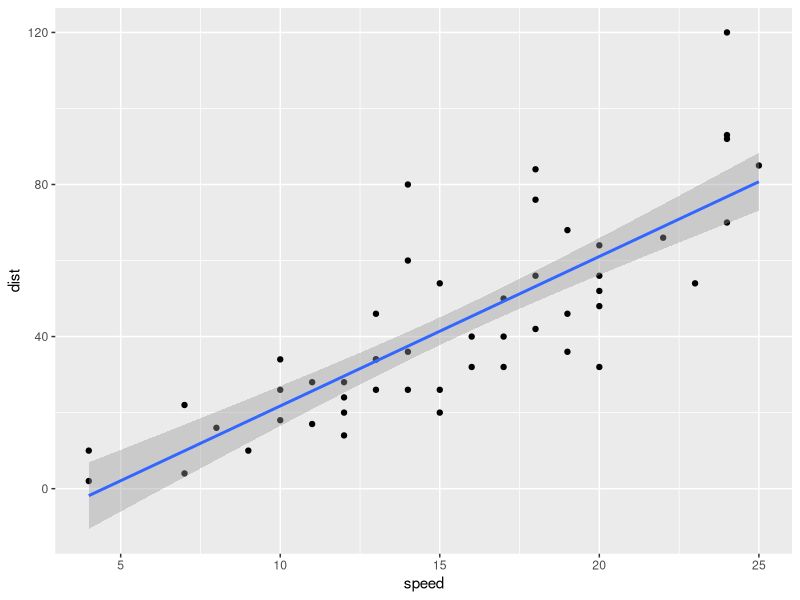
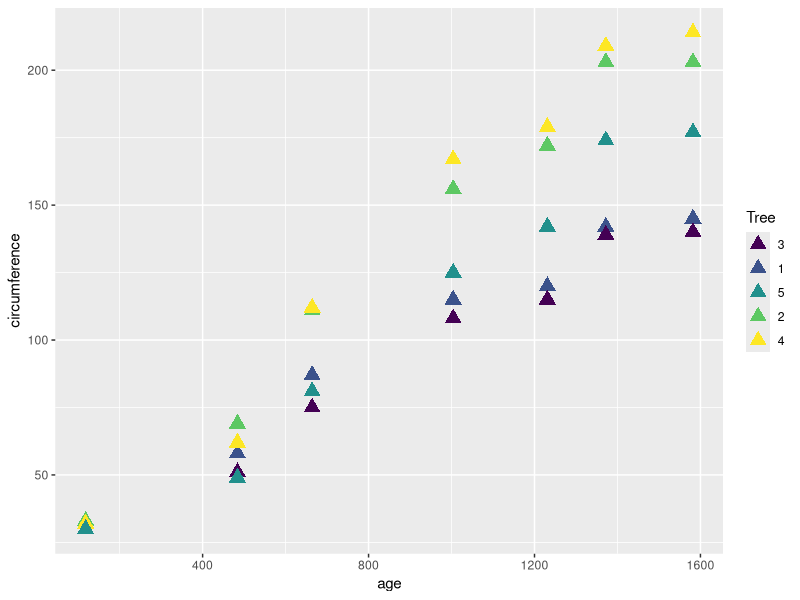
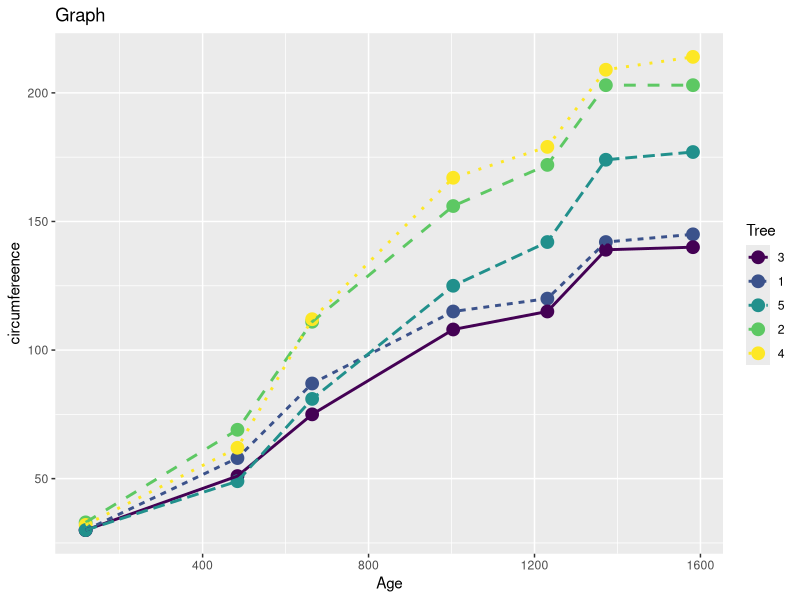

These figures' R source, in order: (Note: this script raises an error after producing the figures.)
#scatter in r

library(ggplot2)
data(cars)
ggplot( cars, aes(x = speed , y = dist)) +geom_point()+
  geom_smooth(method = "lm", se = T,level = 0.9)

#scatter in r with multiple lines
data("Orange")
ggplot(Orange, aes(x= age, y= circumference,color=Tree))+
  geom_point(size=4,shape =17)

#sperate by shape

data("Orange")
ggplot(Orange, aes(x= age, y= circumference,color=Tree))+
  geom_point(size=4,shape=19)+
  geom_line(aes(linetype=Tree),size =1)+
  labs(x = "Age", y = "circumfereence" , title = "Graph")+
  ggsave("scatterplo t.pdf")

#bubble plot
install.packages("viridis")
library(viridis)
data ("quakes")
nrow(quakes)

q_sample <- quakes[seq(from =1 , to = 1000, by =10),]
nrow(q_sample)


ggplot(data =q_sample,aes(x = lat , y=long))+
  geom_point(aes(size=mag, color = mag))+
  guides(size=F)+
  scale_colour_viridis_b(option = "B")+
  scale_size_continuous(range = c(1,9))+
  labs(x = "lat", y = "long" , title = "Graph")


#jitter plot
data("diamonds")
nrow(diamonds)

d_sample <- diamonds[seq(from =1 , to = 49000, by =10),]
nrow(d_sample)

#ggplot(d_sample, aes(cut,price))+geom_jitter()
# Assuming the 'price' variable is present in the 'd_sample' dataset
ggplot(d_sample, aes(cut, price, color = cut)) + geom_jitter()
ggplot(d_sample, aes(cut, price)) + geom_point()

  